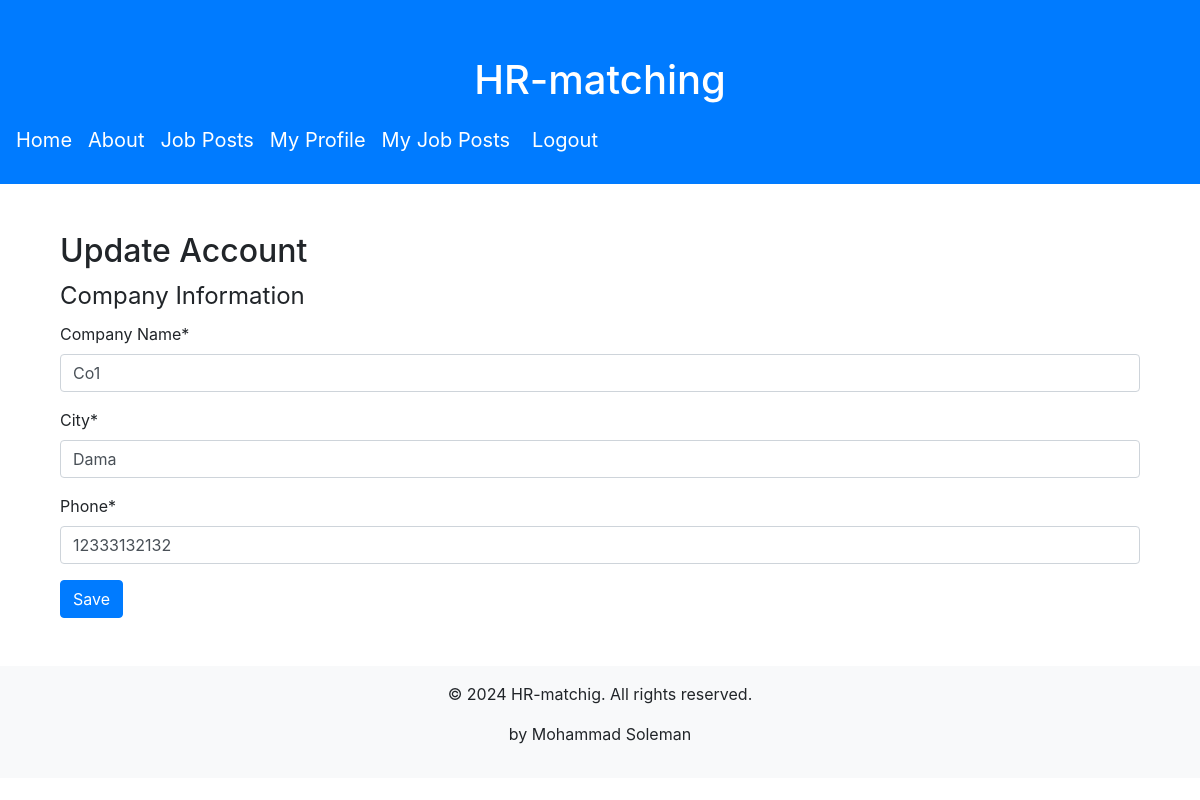
The app's page /company/2/update/0 (signed in) with its own data.
### mainapp/models.py (models this page shows, shortened)
class Company(models.Model):
    user = models.OneToOneField(User, on_delete=models.CASCADE, primary_key=True)
    name = models.CharField("Name", max_length=100, help_text="Company Name")
    city = models.CharField("City", max_length=100, help_text="Company City")
    phone = models.CharField("Phone", max_length=20, help_text="Company Phone")
    class Meta:
        verbose_name = "Company"
        verbose_name_plural = "Companies"

### mainapp/views/company.py (the view, shortened to what this page needs)
class CompanyUpdateView(LoginRequiredMixin, UserPassesTestMixin, UpdateView):
    model = Company
    form_class = CompanyUpdateForm
    template_name = 'mainapp/company/company_update.html'
    def test_func(self):
        return self.get_object().user.id == self.request.user.id

### mainapp/forms/company.py
class CompanyUpdateForm(CompanyBaseForm):
    class Meta(CompanyBaseForm.Meta):
        model = Company
    def __init__(self, *args, **kwargs):
        super(CompanyUpdateForm, self).__init__(*args, **kwargs)
        self.add_helper_layout()

### mainapp/forms/company.py (called while the page is built)
    def add_helper_layout(self):
        self.helper = FormHelper()
        self.helper.layout = Layout(
            Fieldset(
                'Company Information',
                'name',
                'city',
                'phone',
            ),
            ButtonHolder(
                Submit('submit', 'Save', css_class='btn-primary')
            )
        )

### mainapp/templates/mainapp/company/company_update.html
{% extends "mainapp/bases/update_form_base.html" %}
{% block h2 %}Update Account{% endblock %}

### mainapp/templates/mainapp/bases/update_form_base.html (shortened to what this page needs)
{% extends "base.html" %}
{% load crispy_forms_tags %}
{% block content %}
<div class="container mt-5">
    <h2>{%block h2%}h2 block{%endblock%}</h2>
    {% crispy form %}
</div>
{% endblock %}

### records on screen
Company: name "Co1", city "Dama", phone "12333132132"
